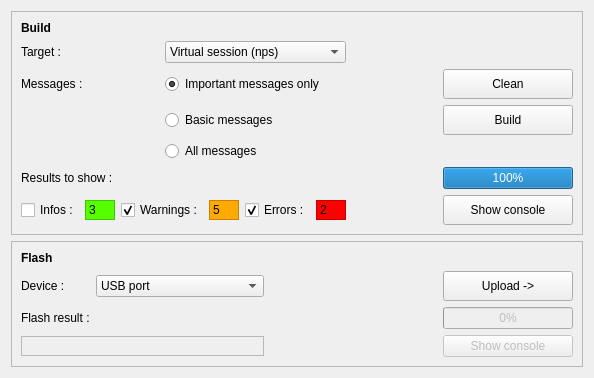
      <widget class="QWidget" name="build_flash_tab">
       <attribute name="title">
        <string>Build / Flash</string>
       </attribute>
       <attribute name="toolTip">
        <string>Tab to build and flash the current configuration</string>
       </attribute>
       <layout class="QGridLayout" name="gridLayout_34">
        <item row="0" column="0">
         <widget class="QFrame" name="frame">
          <property name="toolTip">
           <string>Build the current configuration</string>
          </property>
          <property name="frameShape">
           <enum>QFrame::StyledPanel</enum>
          </property>
          <layout class="QGridLayout" name="gridLayout_3">
           <item row="1" column="3" colspan="4">
            <widget class="QComboBox" name="target">
             <property name="toolTip">
              <string>Current target</string>
             </property>
             <item>
              <property name="text">
               <string>Virtual session (nps)</string>
              </property>
             </item>
             <item>
              <property name="text">
               <string>Virtual session (sim)</string>
              </property>
             </item>
             <item>
              <property name="text">
               <string>Flash real aircraft (ap)</string>
              </property>
             </item>
            </widget>
           </item>
           <item row="1" column="7" colspan="2">
            <spacer name="horizontalSpacer_8">
             <property name="orientation">
              <enum>Qt::Horizontal</enum>
             </property>
             <property name="sizeHint" stdset="0">
              <size>
               <width>206</width>
               <height>20</height>
              </size>
             </property>
            </spacer>
           </item>
           <item row="2" column="3" colspan="4">
            <widget class="QRadioButton" name="important_only">
             <property name="toolTip">
              <string>Choose the messages to generate before building</string>
             </property>
             <property name="text">
              <string>Important messages only</string>
             </property>
             <property name="checked">
              <bool>true</bool>
             </property>
            </widget>
           </item>
           <item row="2" column="8">
            <widget class="QPushButton" name="clean">
             <property name="minimumSize">
              <size>
               <width>130</width>
               <height>30</height>
              </size>
             </property>
             <property name="maximumSize">
              <size>
               <width>130</width>
               <height>16777215</height>
              </size>
             </property>
             <property name="toolTip">
              <string>Clean the current configuration</string>
             </property>
             <property name="layoutDirection">
              <enum>Qt::LeftToRight</enum>
             </property>
             <property name="text">
              <string>Clean</string>
             </property>
            </widget>
           </item>
           <item row="3" column="3" colspan="3">
            <widget class="QRadioButton" name="basic">
             <property name="toolTip">
              <string>Choose the messages to generate before building</string>
             </property>
             <property name="text">
              <string>Basic messages</string>
             </property>
             <property name="checked">
              <bool>false</bool>
             </property>
            </widget>
           </item>
           <item row="3" column="7">
            <spacer name="horizontalSpacer_9">
             <property name="orientation">
              <enum>Qt::Horizontal</enum>
             </property>
             <property name="sizeHint" stdset="0">
              <size>
               <width>85</width>
               <height>20</height>
              </size>
             </property>
            </spacer>
           </item>
           <item row="3" column="8">
            <widget class="QPushButton" name="build">
             <property name="minimumSize">
              <size>
               <width>130</width>
               <height>30</height>
              </size>
             </property>
             <property name="maximumSize">
              <size>
               <width>130</width>
               <height>16777215</height>
              </size>
             </property>
             <property name="toolTip">
              <string>Build the current configuration</string>
             </property>
             <property name="layoutDirection">
              <enum>Qt::LeftToRight</enum>
             </property>
             <property name="text">
              <string>Build</string>
             </property>
            </widget>
           </item>
           <item row="4" column="3" colspan="3">
            <widget class="QRadioButton" name="all">
             <property name="toolTip">
              <string>Choose the messages to generate before building</string>
             </property>
             <property name="text">
              <string>All messages</string>
             </property>
            </widget>
           </item>
           <item row="6" column="0">
            <widget class="QCheckBox" name="display_infos">
             <property name="sizePolicy">
              <sizepolicy hsizetype="Minimum" vsizetype="Fixed">
               <horstretch>0</horstretch>
               <verstretch>0</verstretch>
              </sizepolicy>
             </property>
             <property name="text">
              <string>Infos :</string>
             </property>
            </widget>
           </item>
           <item row="6" column="1">
            <widget class="QLabel" name="infos">
             <property name="sizePolicy">
              <sizepolicy hsizetype="Preferred" vsizetype="Preferred">
               <horstretch>0</horstretch>
               <verstretch>0</verstretch>
              </sizepolicy>
             </property>
             <property name="minimumSize">
              <size>
               <width>30</width>
               <height>20</height>
              </size>
             </property>
             <property name="maximumSize">
              <size>
               <width>30</width>
               <height>20</height>
              </size>
             </property>
             <property name="toolTip">
              <string>Number of infos / warnings / errors after build</string>
             </property>
             <property name="styleSheet">
              <string notr="true">background-color: rgb(85, 255, 0);</string>
             </property>
             <property name="frameShape">
              <enum>QFrame::StyledPanel</enum>
             </property>
             <property name="text">
              <string>3</string>
             </property>
            </widget>
           </item>
           <item row="6" column="2" colspan="2">
            <widget class="QCheckBox" name="display_warnings">
             <property name="sizePolicy">
              <sizepolicy hsizetype="Minimum" vsizetype="Fixed">
               <horstretch>0</horstretch>
               <verstretch>0</verstretch>
              </sizepolicy>
             </property>
             <property name="text">
              <string>Warnings :</string>
             </property>
             <property name="checked">
              <bool>true</bool>
             </property>
            </widget>
           </item>
           <item row="6" column="4">
            <widget class="QLabel" name="warnings">
             <property name="sizePolicy">
              <sizepolicy hsizetype="Preferred" vsizetype="Preferred">
               <horstretch>0</horstretch>
               <verstretch>0</verstretch>
              </sizepolicy>
             </property>
             <property name="minimumSize">
              <size>
               <width>30</width>
               <height>20</height>
              </size>
             </property>
             <property name="maximumSize">
              <size>
               <width>30</width>
               <height>20</height>
              </size>
             </property>
             <property name="toolTip">
              <string>Number of infos / warnings / errors after build</string>
             </property>
             <property name="styleSheet">
              <string notr="true">background-color: rgb(255, 170, 0)</string>
             </property>
             <property name="frameShape">
              <enum>QFrame::StyledPanel</enum>
             </property>
             <property name="text">
              <string>5</string>
             </property>
            </widget>
           </item>
           <item row="6" column="5">
            <widget class="QCheckBox" name="display_errors">
             <property name="sizePolicy">
              <sizepolicy hsizetype="Minimum" vsizetype="Fixed">
               <horstretch>0</horstretch>
               <verstretch>0</verstretch>
              </sizepolicy>
             </property>
             <property name="text">
              <string>Errors :</string>
             </property>
             <property name="checked">
              <bool>true</bool>
             </property>
            </widget>
           </item>
           <item row="6" column="6">
            <widget class="QLabel" name="errors">
             <property name="sizePolicy">
              <sizepolicy hsizetype="Preferred" vsizetype="Preferred">
               <horstretch>0</horstretch>
               <verstretch>0</verstretch>
              </sizepolicy>
             </property>
             <property name="minimumSize">
              <size>
               <width>30</width>
               <height>20</height>
              </size>
             </property>
             <property name="maximumSize">
              <size>
               <width>30</width>
               <height>20</height>
              </size>
             </property>
             <property name="toolTip">
              <string>Number of infos / warnings / errors after build</string>
             </property>
             <property name="autoFillBackground">
              <bool>false</bool>
             </property>
             <property name="styleSheet">
              <string notr="true">background-color: rgb(255, 0, 0);</string>
             </property>
             <property name="frameShape">
              <enum>QFrame::StyledPanel</enum>
             </property>
             <property name="text">
              <string>2</string>
             </property>
            </widget>
           </item>
           <item row="6" column="7">
            <spacer name="horizontalSpacer_4">
             <property name="orientation">
              <enum>Qt::Horizontal</enum>
             </property>
             <property name="sizeHint" stdset="0">
              <size>
               <width>40</width>
               <height>20</height>
              </size>
             </property>
            </spacer>
           </item>
           <item row="6" column="8">
            <widget class="QPushButton" name="show_build_terminal">
             <property name="minimumSize">
              <size>
               <width>130</width>
               <height>30</height>
              </size>
             </property>
             <property name="maximumSize">
              <size>
               <width>130</width>
               <height>16777215</height>
              </size>
             </property>
             <property name="toolTip">
              <string>Open the console tab with the current filters</string>
             </property>
             <property name="layoutDirection">
              <enum>Qt::LeftToRight</enum>
             </property>
             <property name="text">
              <string>Show console</string>
             </property>
            </widget>
           </item>
           <item row="5" column="0" colspan="3">
            <widget class="QLabel" name="label_10">
             <property name="text">
              <string>Results to show :</string>
             </property>
            </widget>
           </item>
           <item row="1" column="0" colspan="3">
            <widget class="QLabel" name="label_26">
             <property name="text">
              <string>Target :</string>
             </property>
            </widget>
           </item>
           <item row="0" column="0">
            <widget class="QLabel" name="label_23">
             <property name="font">
              <font>
               <weight>75</weight>
               <bold>true</bold>
              </font>
             </property>
             <property name="text">
              <string>Build</string>
             </property>
            </widget>
           </item>
           <item row="2" column="0" colspan="2">
            <widget class="QLabel" name="label_24">
             <property name="text">
              <string>Messages :</string>
             </property>
            </widget>
           </item>
           <item row="5" column="8">
            <widget class="QProgressBar" name="clean_build_progress">
             <property name="minimumSize">
              <size>
               <width>130</width>
               <height>0</height>
              </size>
             </property>
             <property name="maximumSize">
              <size>
               <width>130</width>
               <height>16777215</height>
              </size>
             </property>
             <property name="toolTip">
              <string>Clean / build progress</string>
             </property>
             <property name="value">
              <number>100</number>
             </property>
            </widget>
           </item>
          </layout>
         </widget>
        </item>
        <item row="1" column="0">
         <widget class="QFrame" name="frame_2">
          <property name="toolTip">
           <string>Flash the built configuration</string>
          </property>
          <property name="frameShape">
           <enum>QFrame::StyledPanel</enum>
          </property>
          <layout class="QGridLayout" name="gridLayout_13">
           <item row="1" column="0">
            <widget class="QLabel" name="label_12">
             <property name="text">
              <string>Device :</string>
             </property>
            </widget>
           </item>
           <item row="3" column="4">
            <widget class="QPushButton" name="flash_console">
             <property name="enabled">
              <bool>false</bool>
             </property>
             <property name="minimumSize">
              <size>
               <width>130</width>
               <height>0</height>
              </size>
             </property>
             <property name="maximumSize">
              <size>
               <width>130</width>
               <height>16777215</height>
              </size>
             </property>
             <property name="toolTip">
              <string>Open the console after flash</string>
             </property>
             <property name="layoutDirection">
              <enum>Qt::LeftToRight</enum>
             </property>
             <property name="text">
              <string>Show console</string>
             </property>
            </widget>
           </item>
           <item row="3" column="3">
            <spacer name="horizontalSpacer_10">
             <property name="orientation">
              <enum>Qt::Horizontal</enum>
             </property>
             <property name="sizeHint" stdset="0">
              <size>
               <width>173</width>
               <height>20</height>
              </size>
             </property>
            </spacer>
           </item>
           <item row="0" column="0">
            <widget class="QLabel" name="label_25">
             <property name="font">
              <font>
               <weight>75</weight>
               <bold>true</bold>
              </font>
             </property>
             <property name="text">
              <string>Flash</string>
             </property>
            </widget>
           </item>
           <item row="1" column="4">
            <widget class="QPushButton" name="upload">
             <property name="enabled">
              <bool>true</bool>
             </property>
             <property name="minimumSize">
              <size>
               <width>130</width>
               <height>30</height>
              </size>
             </property>
             <property name="maximumSize">
              <size>
               <width>130</width>
               <height>16777215</height>
              </size>
             </property>
             <property name="text">
              <string>Upload -&gt;</string>
             </property>
            </widget>
           </item>
           <item row="3" column="0" colspan="3">
            <widget class="QLabel" name="flash_result">
             <property name="sizePolicy">
              <sizepolicy hsizetype="Expanding" vsizetype="Preferred">
               <horstretch>0</horstretch>
               <verstretch>0</verstretch>
              </sizepolicy>
             </property>
             <property name="minimumSize">
              <size>
               <width>30</width>
               <height>20</height>
              </size>
             </property>
             <property name="maximumSize">
              <size>
               <width>16777215</width>
               <height>20</height>
              </size>
             </property>
             <property name="frameShape">
              <enum>QFrame::StyledPanel</enum>
             </property>
             <property name="text">
              <string/>
             </property>
            </widget>
           </item>
           <item row="2" column="0" colspan="2">
            <widget class="QLabel" name="label_13">
             <property name="text">
              <string>Flash result :</string>
             </property>
            </widget>
           </item>
           <item row="1" column="3">
            <spacer name="horizontalSpacer_7">
             <property name="orientation">
              <enum>Qt::Horizontal</enum>
             </property>
             <property name="sizeHint" stdset="0">
              <size>
               <width>173</width>
               <height>20</height>
              </size>
             </property>
            </spacer>
           </item>
           <item row="2" column="4">
            <widget class="QProgressBar" name="flash_progress">
             <property name="enabled">
              <bool>false</bool>
             </property>
             <property name="minimumSize">
              <size>
               <width>130</width>
               <height>0</height>
              </size>
             </property>
             <property name="maximumSize">
              <size>
               <width>130</width>
               <height>16777215</height>
              </size>
             </property>
             <property name="toolTip">
              <string>Upload progress</string>
             </property>
             <property name="value">
              <number>0</number>
             </property>
            </widget>
           </item>
           <item row="1" column="2">
            <widget class="QComboBox" name="device">
             <property name="sizePolicy">
              <sizepolicy hsizetype="Expanding" vsizetype="Fixed">
               <horstretch>0</horstretch>
               <verstretch>0</verstretch>
              </sizepolicy>
             </property>
             <property name="toolTip">
              <string>Flash device (checking availability)</string>
             </property>
             <item>
              <property name="text">
               <string>USB port</string>
              </property>
             </item>
             <item>
              <property name="text">
               <string>SERIAL</string>
              </property>
             </item>
            </widget>
           </item>
          </layout>
         </widget>
        </item>
       </layout>
      </widget>
